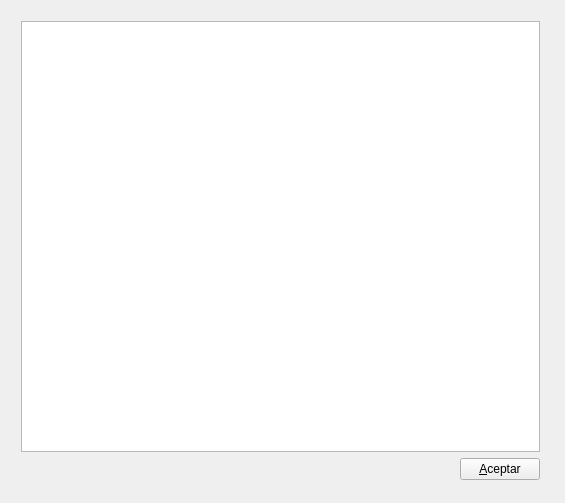
<ui version="4.0" >
 <class>VisorAyudaClass</class>
 <widget class="QWidget" name="VisorAyudaClass" >
  <property name="geometry" >
   <rect>
    <x>0</x>
    <y>0</y>
    <width>565</width>
    <height>503</height>
   </rect>
  </property>
  <property name="windowTitle" >
   <string>VisorAyuda</string>
  </property>
  <widget class="QWidget" name="gridLayout" >
   <property name="geometry" >
    <rect>
     <x>10</x>
     <y>10</y>
     <width>541</width>
     <height>481</height>
    </rect>
   </property>
   <layout class="QGridLayout" >
    <item row="2" column="1" >
     <widget class="QPushButton" name="pushButton" >
      <property name="text" >
       <string>&amp;Aceptar</string>
      </property>
     </widget>
    </item>
    <item row="2" column="0" >
     <spacer>
      <property name="orientation" >
       <enum>Qt::Horizontal</enum>
      </property>
      <property name="sizeHint" >
       <size>
        <width>40</width>
        <height>20</height>
       </size>
      </property>
     </spacer>
    </item>
    <item rowspan="2" row="0" column="0" colspan="2" >
     <widget class="QTextBrowser" name="textBrowser" />
    </item>
   </layout>
  </widget>
 </widget>
 <layoutdefault spacing="6" margin="11" />
 <resources/>
 <connections>
  <connection>
   <sender>pushButton</sender>
   <signal>clicked()</signal>
   <receiver>VisorAyudaClass</receiver>
   <slot>close()</slot>
   <hints>
    <hint type="sourcelabel" >
     <x>352</x>
     <y>270</y>
    </hint>
    <hint type="destinationlabel" >
     <x>348</x>
     <y>295</y>
    </hint>
   </hints>
  </connection>
 </connections>
</ui>
